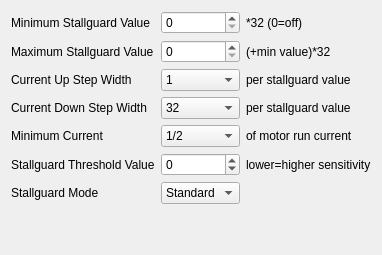
     <widget class="QWidget" name="tab_coolstep">
      <attribute name="title">
       <string>Coolstep</string>
      </attribute>
      <layout class="QVBoxLayout" name="verticalLayout_6">
       <item>
        <layout class="QGridLayout" name="gridLayout_5">
         <item row="4" column="1">
          <widget class="QComboBox" name="minimum_current_combo">
           <item>
            <property name="text">
             <string>1/2</string>
            </property>
           </item>
           <item>
            <property name="text">
             <string>1/4</string>
            </property>
           </item>
          </widget>
         </item>
         <item row="0" column="1">
          <widget class="QSpinBox" name="minimum_stallguard_value_spin">
           <property name="maximum">
            <number>15</number>
           </property>
          </widget>
         </item>
         <item row="6" column="1">
          <widget class="QComboBox" name="stallguard_mode_combo">
           <item>
            <property name="text">
             <string>Standard</string>
            </property>
           </item>
           <item>
            <property name="text">
             <string>Filtered</string>
            </property>
           </item>
          </widget>
         </item>
         <item row="2" column="0">
          <widget class="QLabel" name="label_50">
           <property name="text">
            <string>Current Up Step Width</string>
           </property>
          </widget>
         </item>
         <item row="3" column="0">
          <widget class="QLabel" name="label_51">
           <property name="text">
            <string>Current Down Step Width</string>
           </property>
          </widget>
         </item>
         <item row="4" column="0">
          <widget class="QLabel" name="label_52">
           <property name="text">
            <string>Minimum Current</string>
           </property>
          </widget>
         </item>
         <item row="1" column="1">
          <widget class="QSpinBox" name="maximum_stallguard_value_spin">
           <property name="maximum">
            <number>15</number>
           </property>
          </widget>
         </item>
         <item row="5" column="0">
          <widget class="QLabel" name="label_53">
           <property name="text">
            <string>Stallguard Threshold Value</string>
           </property>
          </widget>
         </item>
         <item row="6" column="0">
          <widget class="QLabel" name="label_54">
           <property name="text">
            <string>Stallguard Mode</string>
           </property>
          </widget>
         </item>
         <item row="5" column="1">
          <widget class="QSpinBox" name="stallguard_threshold_value_spin">
           <property name="minimum">
            <number>-64</number>
           </property>
           <property name="maximum">
            <number>63</number>
           </property>
          </widget>
         </item>
         <item row="0" column="0">
          <widget class="QLabel" name="label_48">
           <property name="text">
            <string>Minimum Stallguard Value</string>
           </property>
          </widget>
         </item>
         <item row="1" column="0">
          <widget class="QLabel" name="label_49">
           <property name="text">
            <string>Maximum Stallguard Value</string>
           </property>
          </widget>
         </item>
         <item row="0" column="2">
          <widget class="QLabel" name="label_55">
           <property name="text">
            <string>*32 (0=off)</string>
           </property>
          </widget>
         </item>
         <item row="2" column="2">
          <widget class="QLabel" name="label_56">
           <property name="text">
            <string>per stallguard value</string>
           </property>
          </widget>
         </item>
         <item row="2" column="1">
          <widget class="QComboBox" name="current_up_step_width_combo">
           <item>
            <property name="text">
             <string>1</string>
            </property>
           </item>
           <item>
            <property name="text">
             <string>2</string>
            </property>
           </item>
           <item>
            <property name="text">
             <string>4</string>
            </property>
           </item>
           <item>
            <property name="text">
             <string>8</string>
            </property>
           </item>
          </widget>
         </item>
         <item row="3" column="1">
          <widget class="QComboBox" name="current_down_step_width_combo">
           <item>
            <property name="text">
             <string>32</string>
            </property>
           </item>
           <item>
            <property name="text">
             <string>8</string>
            </property>
           </item>
           <item>
            <property name="text">
             <string>2</string>
            </property>
           </item>
           <item>
            <property name="text">
             <string>1</string>
            </property>
           </item>
          </widget>
         </item>
         <item row="4" column="2">
          <widget class="QLabel" name="label_57">
           <property name="text">
            <string>of motor run current</string>
           </property>
          </widget>
         </item>
         <item row="5" column="2">
          <widget class="QLabel" name="label_58">
           <property name="text">
            <string>lower=higher sensitivity</string>
           </property>
          </widget>
         </item>
         <item row="1" column="2">
          <widget class="QLabel" name="label_59">
           <property name="text">
            <string>(+min value)*32</string>
           </property>
          </widget>
         </item>
         <item row="3" column="2">
          <widget class="QLabel" name="label_60">
           <property name="text">
            <string>per stallguard value</string>
           </property>
          </widget>
         </item>
        </layout>
       </item>
       <item>
        <spacer name="verticalSpacer_3">
         <property name="orientation">
          <enum>Qt::Vertical</enum>
         </property>
         <property name="sizeHint" stdset="0">
          <size>
           <width>20</width>
           <height>40</height>
          </size>
         </property>
        </spacer>
       </item>
      </layout>
     </widget>
